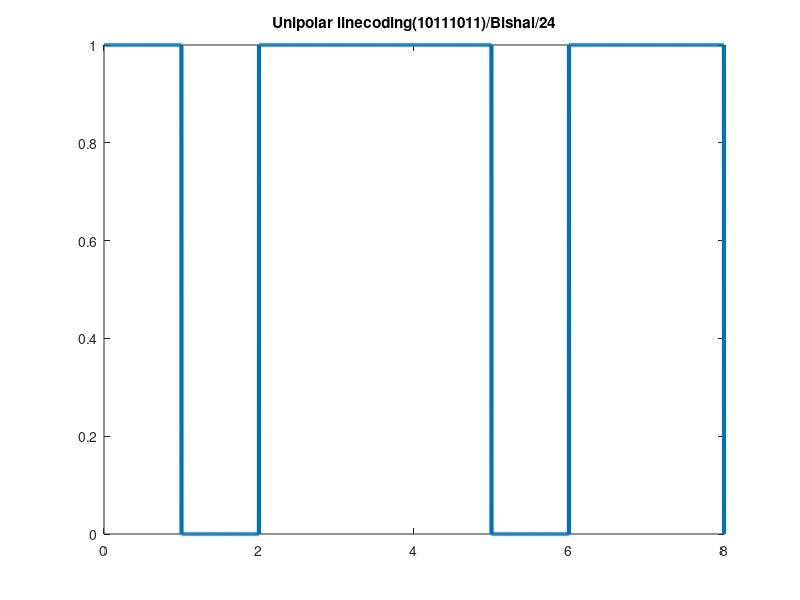

Reproduce this figure in MATLAB.
clc;
close all;
clear all;
bits = [1 0 1 1 1 0 1 1];
bitrate = 1;
n = 1000;
T = length(bits)/bitrate;
N = n*length(bits);
dt = T/N;
t = 0:dt:T;
x = zeros (1,length(t));
for i=1:length(bits)
if bits(i)==1
x((i-1)*n+1:(i-1)*n+n/2) = 1; 
x((i-1)*n+n/2:i*n) = 1;
else
x((i-1)*n+1:(i-1)*n+n/2) = 0; 
x((i-1)*n+n/2:i*n) = 0;
end;
end;
plot(t, x, 'Linewidth', 3);
counter = 0;
for i = 1:length(t)
if t(i)>counter
counter = counter + 1;
if x(i)>0
result(counter) = x(i);
else result(counter) = 0;
end;
end ;
end ;
title('Unipolar linecoding(10111011)/Bishal/24');
 disp(result);
